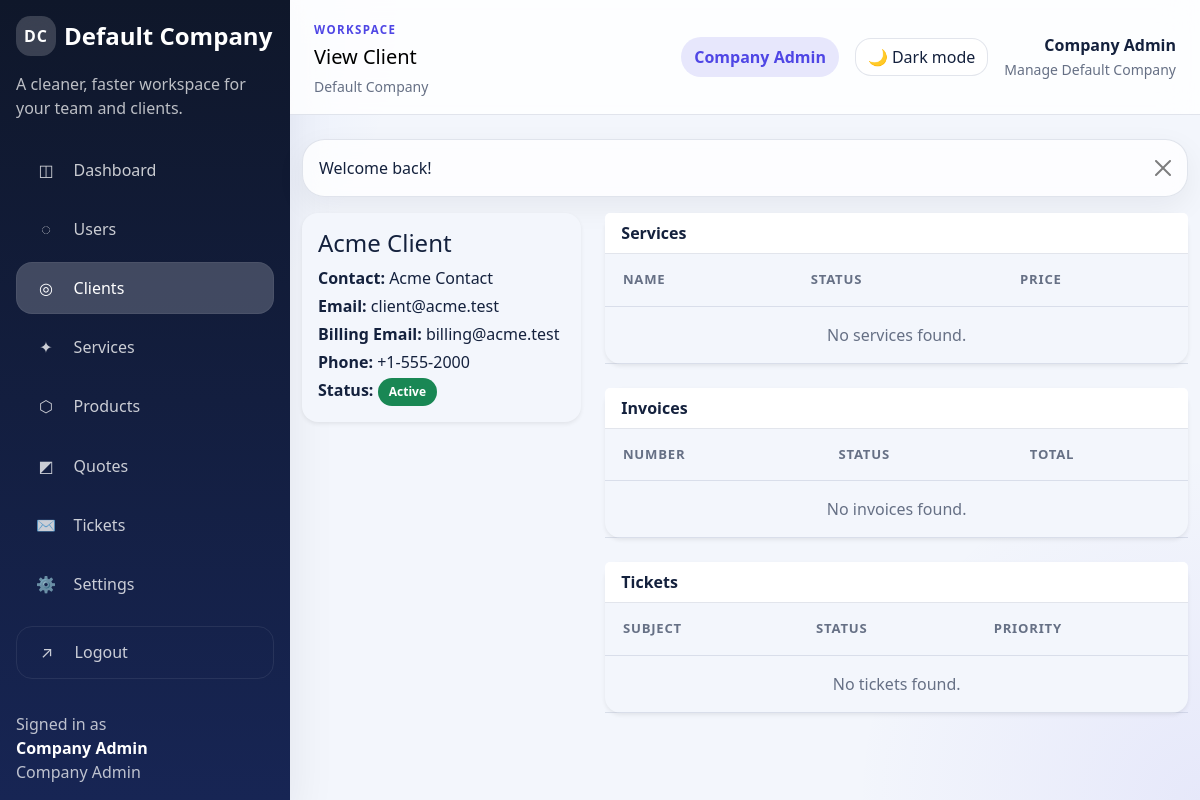
The page /modules/clients/view.php?id=1 (signed in) on the database its author committed.
### tables this page shows
CREATE TABLE clients (
    id INT UNSIGNED AUTO_INCREMENT PRIMARY KEY,
    company_id INT UNSIGNED NOT NULL,
    company_name VARCHAR(150) NOT NULL,
    contact_name VARCHAR(150) DEFAULT NULL,
    email VARCHAR(190) DEFAULT NULL,
    billing_email VARCHAR(190) DEFAULT NULL,
    phone VARCHAR(50) DEFAULT NULL,
    address_line1 VARCHAR(255) DEFAULT NULL,
    city VARCHAR(100) DEFAULT NULL,
    state VARCHAR(100) DEFAULT NULL,
    postal_code VARCHAR(30) DEFAULT NULL,
    country VARCHAR(100) DEFAULT NULL,
    status ENUM('active','inactive') NOT NULL DEFAULT 'active',
    created_at TIMESTAMP NOT NULL DEFAULT CURRENT_TIMESTAMP,
    updated_at TIMESTAMP NOT NULL DEFAULT CURRENT_TIMESTAMP ON UPDATE CURRENT_TIMESTAMP,
    CONSTRAINT fk_clients_company FOREIGN KEY (company_id) REFERENCES companies (id) ON DELETE CASCADE,
    UNIQUE KEY uq_clients_company_email (company_id, email),
    KEY idx_clients_company_status (company_id, status)
);

### config/database.php (called while the page is built, shortened)
<?php
function db(): PDO
{
    static $pdo = null;
    if ($pdo instanceof PDO) {
        return $pdo;
    }
    $dsn = sprintf('mysql:host=%s;dbname=%s;charset=%s', DB_HOST, DB_NAME, DB_CHARSET);
    $pdo = new PDO($dsn, DB_USER, DB_PASS, [
        PDO::ATTR_ERRMODE => PDO::ERRMODE_EXCEPTION,
        PDO::ATTR_DEFAULT_FETCH_MODE => PDO::FETCH_ASSOC,
        PDO::ATTR_EMULATE_PREPARES => false,
    ]);
    return $pdo;
}

### includes/auth.php (called while the page is built, shortened)
<?php
require_once BASE_PATH . '/includes/functions.php';
function current_user(): ?array
{
    return $_SESSION['user'] ?? null;
}
function is_logged_in(): bool
{
    return current_user() !== null;
}
function has_role(string|array $roles): bool
{
    $user = current_user();
    $roles = (array) $roles;
    return in_array($user['role'], $roles, true);
}
function is_super_admin(): bool
{
    return has_role('super_admin');
}
function is_company_admin(): bool
{
    return has_role('company_admin');
}
function has_permission(string|array $permissions): bool
{
    if (is_super_admin() || is_company_admin()) {
        return true;
    }
    return false;
}

### modules/clients/view.php (the view, shortened to what this page needs)
<?php
require_once BASE_PATH . '/includes/auth.php';
$id = request_int('id');
$sql = 'SELECT * FROM clients WHERE id = :id AND ' . (is_super_admin() ? '1=1' : 'company_id = :company_id');
$stmt = db()->prepare($sql);
$stmt->execute(['id' => $id] + company_scope_params());
$client = $stmt->fetch();
$services = [];
if (has_permission('services.view')) {
    $serviceStmt = db()->prepare('SELECT * FROM services WHERE client_id = :client_id AND company_id = :company_id ORDER BY created_at DESC');
    $serviceStmt->execute(['client_id' => $id, 'company_id' => (int) $client['company_id']]);
    $services = $serviceStmt->fetchAll();
}
$invoices = [];
if (has_permission('invoices.view')) {
    $invoiceStmt = db()->prepare('SELECT * FROM invoices WHERE client_id = :client_id AND company_id = :company_id ORDER BY created_at DESC');
    $invoiceStmt->execute(['client_id' => $id, 'company_id' => (int) $client['company_id']]);
    $invoices = $invoiceStmt->fetchAll();
}
$tickets = [];
if (has_permission('tickets.view')) {
    $ticketStmt = db()->prepare('SELECT * FROM tickets WHERE client_id = :client_id AND company_id = :company_id ORDER BY created_at DESC');
    $ticketStmt->execute(['client_id' => $id, 'company_id' => (int) $client['company_id']]);
    $tickets = $ticketStmt->fetchAll();
}
require BASE_PATH . '/includes/header.php';
?>
<div class="row g-4">
<div class="col-lg-4"><div class="card border-0 shadow-sm"><div class="card-body"><h1 class="h4"><?= h($client['company_name']) ?></h1><p class="mb-1"><strong>Contact:</strong> <?= h($client['contact_name']) ?></p><p class="mb-1"><strong>Email:</strong> <?= h($client['email']) ?></p><p class="mb-1"><strong>Billing Email:</strong> <?= h($client['billing_email']) ?></p><p class="mb-1"><strong>Phone:</strong> <?= h($client['phone']) ?></p><p class="mb-0"><strong>Status:</strong> <?= invoice_status_badge($client['status']) ?></p></div></div></div>
<div class="col-lg-8">
<?php if (has_permission('services.view')): ?><div class="card border-0 shadow-sm mb-4"><div class="card-header bg-white"><strong>Services</strong></div><div class="table-responsive"><table class="table mb-0"><thead><tr><th>Name</th><th>Status</th><th>Price</th></tr></thead><tbody><?php if (!$services): ?><tr><td colspan="3" class="text-center text-muted">No services found.</td></tr><?php endif; ?></tbody></table></div></div><?php endif; ?>
<?php if (has_permission('invoices.view')): ?><div class="card border-0 shadow-sm mb-4"><div class="card-header bg-white"><strong>Invoices</strong></div><div class="table-responsive"><table class="table mb-0"><thead><tr><th>Number</th><th>Status</th><th>Total</th></tr></thead><tbody><?php if (!$invoices): ?><tr><td colspan="3" class="text-center text-muted">No invoices found.</td></tr><?php endif; ?></tbody></table></div></div><?php endif; ?>
<?php if (has_permission('tickets.view')): ?><div class="card border-0 shadow-sm"><div class="card-header bg-white"><strong>Tickets</strong></div><div class="table-responsive"><table class="table mb-0"><thead><tr><th>Subject</th><th>Status</th><th>Priority</th></tr></thead><tbody><?php if (!$tickets): ?><tr><td colspan="3" class="text-center text-muted">No tickets found.</td></tr><?php endif; ?></tbody></table></div></div><?php endif; ?>
</div></div>
<?php require BASE_PATH . '/includes/footer.php'; ?>

### includes/functions.php (shortened to what this page needs)
<?php
require_once BASE_PATH . '/config/database.php';
function h(?string $value): string
{
    return htmlspecialchars((string) $value, ENT_QUOTES, 'UTF-8');
}
function invoice_status_badge(string $status): string
{
    $classes = [
        'draft' => 'secondary',
        'sent' => 'info',
        'paid' => 'success',
        'overdue' => 'danger',
        'cancelled' => 'dark',
        'unpaid' => 'warning',
        'open' => 'primary',
        'closed' => 'secondary',
        'active' => 'success',
        'inactive' => 'secondary',
        'suspended' => 'warning',
    ];
    $class = $classes[$status] ?? 'secondary';
    return '<span class="badge bg-' . $class . '">' . h(ucfirst($status)) . '</span>';
}

### assets/css/style.css (style rules this page uses)
:root { color-scheme: light; --portal-bg: #f3f6fc; --portal-bg-accent: rgba(76, 118, 255, 0.14); --portal-surface: rgba(255, 255, 255, 0.78); --portal-surface-strong: #ffffff; --portal-border: rgba(122, 138, 170, 0.22); --portal-text: #14213d; --portal-text-muted: #667085; --portal-sidebar-bg: linear-gradient(180deg, #0f172a 0%, #172554 100%); --portal-sidebar-link: rgba(255, 255, 255, 0.78); --portal-sidebar-link-hover: rgba(255, 255, 255, 0.12); --portal-sidebar-link-active: rgba(255, 255, 255, 0.2); --portal-shadow: 0 20px 45px rgba(15, 23, 42, 0.08); --portal-shadow-soft: 0 10px 30px rgba(15, 23, 42, 0.06); --portal-primary: #4f46e5; --portal-primary-rgb: 79, 70, 229; --bs-body-bg: var(--portal-bg); --bs-body-color: var(--portal-text); --bs-border-color: var(--portal-border); --bs-secondary-color: var(--portal-text-muted); --bs-tertiary-bg: rgba(255, 255, 255, 0.7); --bs-card-bg: var(--portal-surface); --bs-card-cap-bg: transparent; --bs-emphasis-color: var(--portal-text); --bs-primary: var(--portal-primary); --bs-primary-rgb: var(--portal-primary-rgb); }
body { min-height: 100vh; background: radial-gradient(circle at top left, var(--portal-bg-accent), transparent 28%), radial-gradient(circle at bottom right, rgba(var(--portal-primary-rgb), 0.08), transparent 24%), var(--portal-bg); color: var(--portal-text); transition: background-color 0.25s ease, color 0.25s ease; }
.card, .table, .form-control, .form-select, .btn, .dropdown-menu, .modal-content { border-radius: 1rem; }
.card, .table-responsive, .table, .form-control, .form-select { border-color: var(--portal-border); }
.card-header, .card-footer { border-color: var(--portal-border); }
.table { --bs-table-bg: transparent; --bs-table-striped-bg: rgba(var(--portal-primary-rgb), 0.04); --bs-table-hover-bg: rgba(var(--portal-primary-rgb), 0.06); --bs-table-color: var(--portal-text); margin-bottom: 0; }
.table thead th { font-size: 0.82rem; text-transform: uppercase; letter-spacing: 0.06em; color: var(--portal-text-muted); border-bottom-color: var(--portal-border); }
.table td, .table th { padding: 1rem 1.1rem; vertical-align: middle; border-color: var(--portal-border); }
.badge { border-radius: 999px; padding: 0.5rem 0.7rem; }

### rows shown on the page
clients: company_name "Acme Client", contact_name "Acme Contact", email "client@acme.test", billing_email "billing@acme.test", phone "+1-555-2000", status "Active"

### other values the page prints
$branding['brand_initials'] "DC"
$branding['brand_name'] "Default Company"
$branding['portal_tagline'] "A cleaner, faster workspace for your team and clients."
$item['icon'] "◫"
$item['label'] "Dashboard"
$item['icon'] "◌"
$item['label'] "Users"
$item['icon'] "◎"
$item['label'] "Clients"
$item['icon'] "✦"
$item['label'] "Services"
$item['icon'] "⬡"
$item['label'] "Products"
$item['icon'] "◩"
$item['label'] "Quotes"
